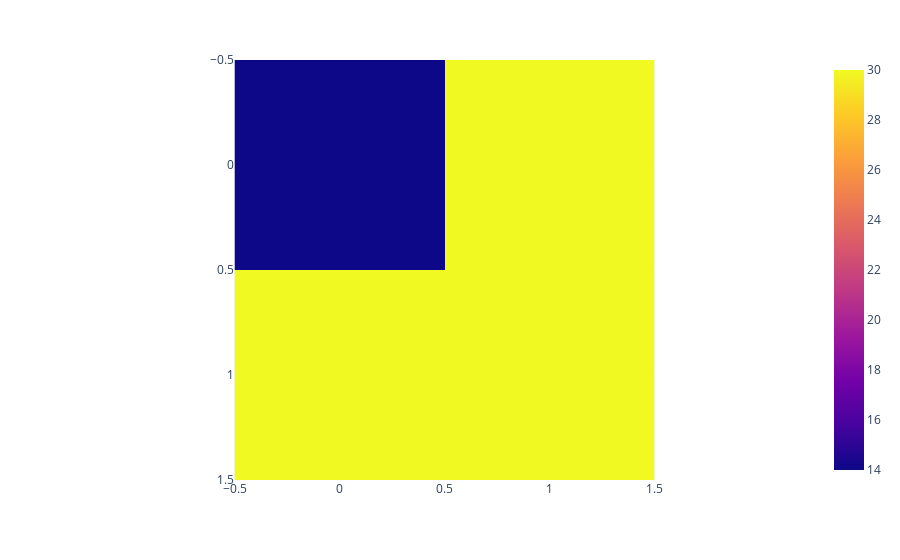

Write notebook code for a chart like this one.
### Markdown cell above
We can construct a numerical tensor, or matrix of the form
$$\begin{pmatrix}
\sum_{ns} & \sum_{np}\\
\sum_{nd} & \sum_{nf}
\end{pmatrix}_{2\times 2}$$

### Code cell
sigma_electron = np.array([electron_shield[0],electron_shield[1],
                           electron_shield[2],electron_shield[2]])
sigma_electron = sigma_electron.reshape(2,2)
print(sigma_electron)
fig = px.imshow(sigma_electron)
fig.show()

### Figure 1 — Plotly figure (JSON) as saved in the notebook; plotly's stock layout.template omitted (floating-point values rounded to 4 significant figures)
{"data": [{"coloraxis": "coloraxis", "hovertemplate": "x: %{x}<br>y: %{y}<br>color: %{z}<extra></extra>", "name": "0", "type": "heatmap", "xaxis": "x", "yaxis": "y", "z": [[14, 30], [30, 30]]}], "layout": {"coloraxis": {"colorscale": [[0, "#0d0887"], [0.1111, "#46039f"], [0.2222, "#7201a8"], [0.3333, "#9c179e"], [0.4444, "#bd3786"], [0.5556, "#d8576b"], [0.6667, "#ed7953"], [0.7778, "#fb9f3a"], [0.8889, "#fdca26"], [1, "#f0f921"]]}, "margin": {"t": 60}, "xaxis": {"anchor": "y", "constrain": "domain", "domain": [0, 1], "scaleanchor": "y"}, "yaxis": {"anchor": "x", "autorange": "reversed", "constrain": "domain", "domain": [0, 1]}}}
